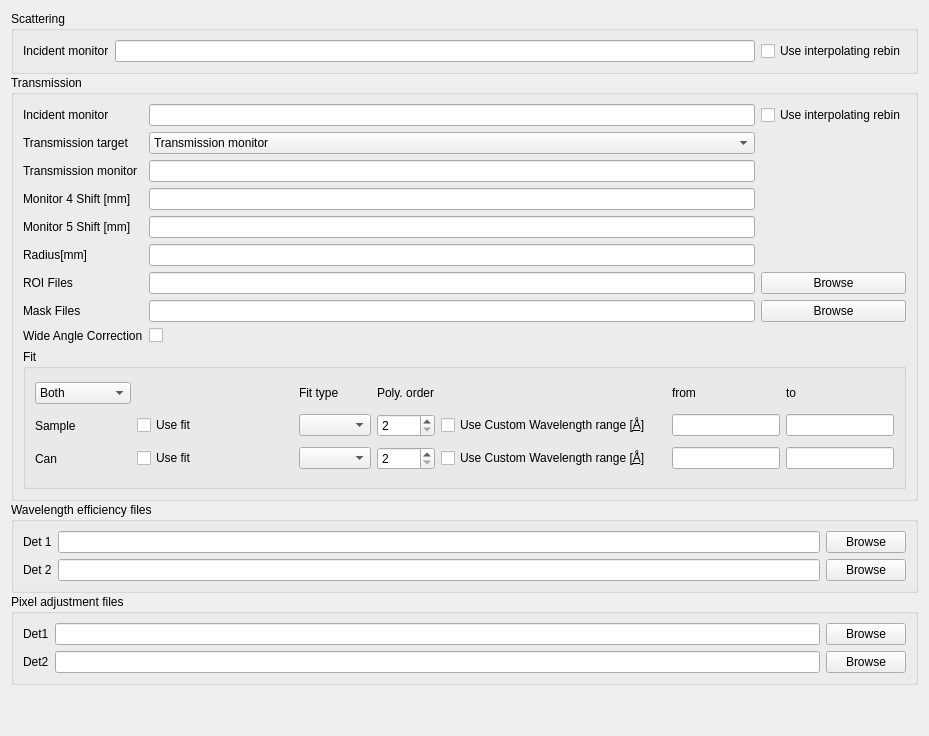
          <widget class="QWidget" name="adjustment_tab">
           <attribute name="title">
            <string>Adjustment</string>
           </attribute>
           <layout class="QVBoxLayout" name="verticalLayout_4" stretch="1,4,1,1,0">
            <property name="spacing">
             <number>1</number>
            </property>
            <item>
             <widget class="QGroupBox" name="monitor_normalization_group_box">
              <property name="toolTip">
               <string>&lt;html&gt;&lt;head/&gt;&lt;body&gt;&lt;p&gt;Settings for the monitor normalization.&lt;/p&gt;&lt;/body&gt;&lt;/html&gt;</string>
              </property>
              <property name="title">
               <string>Scattering</string>
              </property>
              <layout class="QHBoxLayout" name="horizontalLayout_7">
               <item>
                <widget class="QLabel" name="monitor_normalization_monitor_label">
                 <property name="toolTip">
                  <string>&lt;html&gt;&lt;head/&gt;&lt;body&gt;&lt;p&gt;Spectrum number of the incident monitor which is used for monitor normalization.&lt;/p&gt;&lt;/body&gt;&lt;/html&gt;</string>
                 </property>
                 <property name="text">
                  <string>Incident monitor</string>
                 </property>
                </widget>
               </item>
               <item>
                <widget class="QLineEdit" name="monitor_normalization_line_edit">
                 <property name="toolTip">
                  <string>&lt;html&gt;&lt;head/&gt;&lt;body&gt;&lt;p&gt;Spectrum number of the incident monitor which is used for monitor normalization.&lt;/p&gt;&lt;/body&gt;&lt;/html&gt;</string>
                 </property>
                </widget>
               </item>
               <item>
                <widget class="QCheckBox" name="monitor_normalization_interpolating_rebin_check_box">
                 <property name="toolTip">
                  <string>&lt;html&gt;&lt;head/&gt;&lt;body&gt;&lt;p&gt;Selects the type of rebin which is to be used during monitor normalization. If this is checked then a interpolating rebin operation is performed, else a standard rebin operation is used.&lt;/p&gt;&lt;/body&gt;&lt;/html&gt;</string>
                 </property>
                 <property name="text">
                  <string>Use interpolating rebin</string>
                 </property>
                </widget>
               </item>
              </layout>
             </widget>
            </item>
            <item>
             <widget class="QGroupBox" name="transmission_group_box">
              <property name="toolTip">
               <string>&lt;html&gt;&lt;head/&gt;&lt;body&gt;&lt;p&gt;Settings for the transmission calculation.&lt;/p&gt;&lt;/body&gt;&lt;/html&gt;</string>
              </property>
              <property name="title">
               <string>Transmission</string>
              </property>
              <layout class="QGridLayout" name="gridLayout_5">
               <property name="spacing">
                <number>-1</number>
               </property>
               <item row="1" column="1">
                <widget class="QComboBox" name="transmission_target_combo_box">
                 <item>
                  <property name="text">
                   <string>Transmission monitor</string>
                  </property>
                 </item>
                 <item>
                  <property name="text">
                   <string>Region of interest on bank</string>
                  </property>
                 </item>
                </widget>
               </item>
               <item row="4" column="0">
                <widget class="QLabel" name="transmission_mn_5_shift_label">
                 <property name="toolTip">
                  <string>&lt;html&gt;&lt;head/&gt;&lt;body&gt;&lt;p&gt;An option shift of the M5 monitor.&lt;/p&gt;&lt;/body&gt;&lt;/html&gt;</string>
                 </property>
                 <property name="text">
                  <string>Monitor 5 Shift [mm]</string>
                 </property>
                </widget>
               </item>
               <item row="3" column="1">
                <widget class="QLineEdit" name="transmission_mn_4_shift_line_edit">
                 <property name="toolTip">
                  <string>&lt;html&gt;&lt;head/&gt;&lt;body&gt;&lt;p&gt;Distance between beamstop monitor and detector.&lt;/p&gt;&lt;/body&gt;&lt;/html&gt;</string>
                 </property>
                </widget>
               </item>
               <item row="6" column="0">
                <widget class="QLabel" name="transmission_roi_files_label">
                 <property name="toolTip">
                  <string>&lt;html&gt;&lt;head/&gt;&lt;body&gt;&lt;p&gt;A comma-separated list of ROI files which define areas on the bank which contribute to the transmission calculation.&lt;/p&gt;&lt;/body&gt;&lt;/html&gt;</string>
                 </property>
                 <property name="text">
                  <string>ROI Files</string>
                 </property>
                </widget>
               </item>
               <item row="5" column="1">
                <widget class="QLineEdit" name="transmission_radius_line_edit">
                 <property name="toolTip">
                  <string>&lt;html&gt;&lt;head/&gt;&lt;body&gt;&lt;p&gt;A radius that defines a circle which includes all pixels on the bank which contribute to the transmission calculation.&lt;/p&gt;&lt;/body&gt;&lt;/html&gt;</string>
                 </property>
                </widget>
               </item>
               <item row="0" column="2">
                <widget class="QCheckBox" name="transmission_interpolating_rebin_check_box">
                 <property name="toolTip">
                  <string>&lt;html&gt;&lt;head/&gt;&lt;body&gt;&lt;p&gt;Selects the type of rebin which is to be used during transmission calculation. If this is checked then a interpolating rebin operation is performed, else a standard rebin operation is used.&lt;/p&gt;&lt;/body&gt;&lt;/html&gt;</string>
                 </property>
                 <property name="text">
                  <string>Use interpolating rebin</string>
                 </property>
                </widget>
               </item>
               <item row="3" column="0">
                <widget class="QLabel" name="transmission_mn_4_shift_label">
                 <property name="toolTip">
                  <string>&lt;html&gt;&lt;head/&gt;&lt;body&gt;&lt;p&gt;An option shift of the M4 monitor.&lt;/p&gt;&lt;/body&gt;&lt;/html&gt;</string>
                 </property>
                 <property name="text">
                  <string>Monitor 4 Shift [mm]</string>
                 </property>
                </widget>
               </item>
               <item row="0" column="0">
                <widget class="QLabel" name="transmission_incident_monitor_target">
                 <property name="toolTip">
                  <string>&lt;html&gt;&lt;head/&gt;&lt;body&gt;&lt;p&gt;Spectrum number of the incident monitor which is used for transmission calculation.&lt;/p&gt;&lt;/body&gt;&lt;/html&gt;</string>
                 </property>
                 <property name="text">
                  <string>Incident monitor</string>
                 </property>
                </widget>
               </item>
               <item row="0" column="1">
                <widget class="QLineEdit" name="transmission_line_edit">
                 <property name="toolTip">
                  <string>&lt;html&gt;&lt;head/&gt;&lt;body&gt;&lt;p&gt;Spectrum number of the incident monitor which is used for transmission calculation.&lt;/p&gt;&lt;/body&gt;&lt;/html&gt;</string>
                 </property>
                </widget>
               </item>
               <item row="2" column="1">
                <widget class="QLineEdit" name="transmission_monitor_line_edit"/>
               </item>
               <item row="2" column="0">
                <widget class="QLabel" name="transmission_monitor_label">
                 <property name="toolTip">
                  <string>&lt;html&gt;&lt;head/&gt;&lt;body&gt;&lt;p&gt;Spectrum number of the transmission monitor which is used for transmission calculation.&lt;/p&gt;&lt;/body&gt;&lt;/html&gt;</string>
                 </property>
                 <property name="text">
                  <string>Transmission monitor</string>
                 </property>
                </widget>
               </item>
               <item row="5" column="0">
                <widget class="QLabel" name="transmission_radius_label">
                 <property name="toolTip">
                  <string>&lt;html&gt;&lt;head/&gt;&lt;body&gt;&lt;p&gt;A radius that defines a circle which includes all pixels on the bank which contribute to the transmission calculation.&lt;/p&gt;&lt;/body&gt;&lt;/html&gt;</string>
                 </property>
                 <property name="text">
                  <string>Radius[mm]</string>
                 </property>
                </widget>
               </item>
               <item row="6" column="2">
                <widget class="QPushButton" name="transmission_roi_files_push_button">
                 <property name="text">
                  <string>Browse</string>
                 </property>
                </widget>
               </item>
               <item row="6" column="1">
                <widget class="QLineEdit" name="transmission_roi_files_line_edit">
                 <property name="toolTip">
                  <string>&lt;html&gt;&lt;head/&gt;&lt;body&gt;&lt;p&gt;A comma-separated list of ROI files which define areas on the bank which contribute to the transmission calculation.&lt;/p&gt;&lt;/body&gt;&lt;/html&gt;</string>
                 </property>
                </widget>
               </item>
               <item row="4" column="1">
                <widget class="QLineEdit" name="transmission_mn_5_shift_line_edit">
                 <property name="toolTip">
                  <string>&lt;html&gt;&lt;head/&gt;&lt;body&gt;&lt;p&gt;Distance between beamstop monitor and detector.&lt;/p&gt;&lt;/body&gt;&lt;/html&gt;</string>
                 </property>
                </widget>
               </item>
               <item row="1" column="0">
                <widget class="QLabel" name="transmission_target_label">
                 <property name="text">
                  <string>Transmission target</string>
                 </property>
                </widget>
               </item>
               <item row="7" column="0">
                <widget class="QLabel" name="transmission_mask_files_label">
                 <property name="toolTip">
                  <string>&lt;html&gt;&lt;head/&gt;&lt;body&gt;&lt;p&gt;A comma-separated list of MASK files which define areas on the bank which are excluded from the transmission calculation.&lt;/p&gt;&lt;/body&gt;&lt;/html&gt;</string>
                 </property>
                 <property name="text">
                  <string>Mask Files</string>
                 </property>
                </widget>
               </item>
               <item row="7" column="1">
                <widget class="QLineEdit" name="transmission_mask_files_line_edit">
                 <property name="toolTip">
                  <string>&lt;html&gt;&lt;head/&gt;&lt;body&gt;&lt;p&gt;A comma-separated list of MASK files which define areas on the bank which are excluded from the transmission calculation.&lt;/p&gt;&lt;/body&gt;&lt;/html&gt;</string>
                 </property>
                </widget>
               </item>
               <item row="7" column="2">
                <widget class="QPushButton" name="transmission_mask_files_push_button">
                 <property name="text">
                  <string>Browse</string>
                 </property>
                </widget>
               </item>
               <item row="8" column="0">
                <widget class="QLabel" name="wide_angle_label">
                 <property name="text">
                  <string>Wide Angle Correction</string>
                 </property>
                </widget>
               </item>
               <item row="8" column="1">
                <widget class="QCheckBox" name="wide_angle_check_box">
                 <property name="toolTip">
                  <string>Perform a wide angle correction to the transmission</string>
                 </property>
                 <property name="text">
                  <string/>
                 </property>
                </widget>
               </item>
               <item row="9" column="0" colspan="3">
                <widget class="QGroupBox" name="fit_combo_box">
                 <property name="sizePolicy">
                  <sizepolicy hsizetype="Preferred" vsizetype="Preferred">
                   <horstretch>0</horstretch>
                   <verstretch>0</verstretch>
                  </sizepolicy>
                 </property>
                 <property name="minimumSize">
                  <size>
                   <width>0</width>
                   <height>140</height>
                  </size>
                 </property>
                 <property name="toolTip">
                  <string>&lt;html&gt;&lt;head/&gt;&lt;body&gt;&lt;p&gt;Fit options for the transmission calculation. These can be either set for both the Sample and the Can run or separately.&lt;/p&gt;&lt;/body&gt;&lt;/html&gt;</string>
                 </property>
                 <property name="title">
                  <string>Fit</string>
                 </property>
                 <property name="flat">
                  <bool>false</bool>
                 </property>
                 <property name="checkable">
                  <bool>false</bool>
                 </property>
                 <layout class="QGridLayout" name="gridLayout_8">
                  <item row="0" column="0">
                   <widget class="QComboBox" name="fit_selection_combo_box">
                    <property name="toolTip">
                     <string>&lt;html&gt;&lt;head/&gt;&lt;body&gt;&lt;p&gt;Selects if fit options should be the same (Both) for Sample and Can, or if the user should be able to set them separately (Separate).&lt;/p&gt;&lt;/body&gt;&lt;/html&gt;</string>
                    </property>
                    <item>
                     <property name="text">
                      <string>Both</string>
                     </property>
                    </item>
                    <item>
                     <property name="text">
                      <string>Separate</string>
                     </property>
                    </item>
                   </widget>
                  </item>
                  <item row="0" column="1">
                   <spacer name="horizontalSpacer_7">
                    <property name="orientation">
                     <enum>Qt::Horizontal</enum>
                    </property>
                    <property name="sizeHint" stdset="0">
                     <size>
                      <width>156</width>
                      <height>20</height>
                     </size>
                    </property>
                   </spacer>
                  </item>
                  <item row="0" column="2">
                   <widget class="QLabel" name="fit_fit_type_label">
                    <property name="text">
                     <string>Fit type</string>
                    </property>
                   </widget>
                  </item>
                  <item row="0" column="3">
                   <widget class="QLabel" name="fit_polynomial_order_label">
                    <property name="text">
                     <string>Poly. order</string>
                    </property>
                   </widget>
                  </item>
                  <item row="0" column="4">
                   <spacer name="horizontalSpacer_8">
                    <property name="orientation">
                     <enum>Qt::Horizontal</enum>
                    </property>
                    <property name="sizeHint" stdset="0">
                     <size>
                      <width>225</width>
                      <height>20</height>
                     </size>
                    </property>
                   </spacer>
                  </item>
                  <item row="0" column="5">
                   <widget class="QLabel" name="fit_sample_from_label">
                    <property name="text">
                     <string>from</string>
                    </property>
                   </widget>
                  </item>
                  <item row="0" column="6">
                   <widget class="QLabel" name="fit_sample_to_label">
                    <property name="text">
                     <string>to</string>
                    </property>
                   </widget>
                  </item>
                  <item row="1" column="0">
                   <widget class="QLabel" name="fit_sample_label">
                    <property name="text">
                     <string>Sample              </string>
                    </property>
                   </widget>
                  </item>
                  <item row="1" column="1">
                   <widget class="QCheckBox" name="fit_sample_use_fit_check_box">
                    <property name="toolTip">
                     <string>&lt;html&gt;&lt;head/&gt;&lt;body&gt;&lt;p&gt;If fitting should be used&lt;/p&gt;&lt;/body&gt;&lt;/html&gt;</string>
                    </property>
                    <property name="text">
                     <string>Use fit</string>
                    </property>
                   </widget>
                  </item>
                  <item row="1" column="2">
                   <widget class="QComboBox" name="fit_sample_fit_type_combo_box">
                    <property name="toolTip">
                     <string>&lt;html&gt;&lt;head/&gt;&lt;body&gt;&lt;p&gt;If fitting should be used, then this allows for the selection of the fit type.&lt;/p&gt;&lt;/body&gt;&lt;/html&gt;</string>
                    </property>
                   </widget>
                  </item>
                  <item row="1" column="3">
                   <widget class="QSpinBox" name="fit_sample_polynomial_order_spin_box">
                    <property name="toolTip">
                     <string>&lt;html&gt;&lt;head/&gt;&lt;body&gt;&lt;p&gt;If a polynomial fit type was selected, then the polynomial order of the fit can be specified here.&lt;/p&gt;&lt;/body&gt;&lt;/html&gt;</string>
                    </property>
                    <property name="minimum">
                     <number>2</number>
                    </property>
                    <property name="maximum">
                     <number>6</number>
                    </property>
                   </widget>
                  </item>
                  <item row="1" column="4">
                   <widget class="QCheckBox" name="fit_sample_wavelength_combo_box">
                    <property name="text">
                     <string>Use Custom Wavelength range [&amp;Å] </string>
                    </property>
                   </widget>
                  </item>
                  <item row="1" column="5">
                   <widget class="QLineEdit" name="fit_sample_wavelength_min_line_edit">
                    <property name="toolTip">
                     <string>&lt;html&gt;&lt;head/&gt;&lt;body&gt;&lt;p&gt;The beginning of the custom wavelength range.&lt;/p&gt;&lt;/body&gt;&lt;/html&gt;</string>
                    </property>
                   </widget>
                  </item>
                  <item row="1" column="6">
                   <widget class="QLineEdit" name="fit_sample_wavelength_max_line_edit">
                    <property name="toolTip">
                     <string>&lt;html&gt;&lt;head/&gt;&lt;body&gt;&lt;p&gt;The end of the custom wavelength range.&lt;/p&gt;&lt;/body&gt;&lt;/html&gt;</string>
                    </property>
                   </widget>
                  </item>
                  <item row="2" column="0">
                   <widget class="QLabel" name="fit_can_label">
                    <property name="minimumSize">
                     <size>
                      <width>96</width>
                      <height>0</height>
                     </size>
                    </property>
                    <property name="text">
                     <string>Can</string>
                    </property>
                   </widget>
                  </item>
                  <item row="2" column="1">
                   <widget class="QCheckBox" name="fit_can_use_fit_check_box">
                    <property name="toolTip">
                     <string>&lt;html&gt;&lt;head/&gt;&lt;body&gt;&lt;p&gt;If fitting should be used&lt;/p&gt;&lt;/body&gt;&lt;/html&gt;</string>
                    </property>
                    <property name="text">
                     <string>Use fit</string>
                    </property>
                   </widget>
                  </item>
                  <item row="2" column="2">
                   <widget class="QComboBox" name="fit_can_fit_type_combo_box">
                    <property name="toolTip">
                     <string>&lt;html&gt;&lt;head/&gt;&lt;body&gt;&lt;p&gt;If fitting should be used, then this allows for the selection of the fit type.&lt;/p&gt;&lt;/body&gt;&lt;/html&gt;</string>
                    </property>
                   </widget>
                  </item>
                  <item row="2" column="3">
                   <widget class="QSpinBox" name="fit_can_polynomial_order_spin_box">
                    <property name="toolTip">
                     <string>&lt;html&gt;&lt;head/&gt;&lt;body&gt;&lt;p&gt;If a polynomial fit type was selected, then the polynomial order of the fit can be specified here.&lt;/p&gt;&lt;/body&gt;&lt;/html&gt;</string>
                    </property>
                    <property name="minimum">
                     <number>2</number>
                    </property>
                    <property name="maximum">
                     <number>6</number>
                    </property>
                   </widget>
                  </item>
                  <item row="2" column="4">
                   <widget class="QCheckBox" name="fit_can_wavelength_combo_box">
                    <property name="text">
                     <string>Use Custom Wavelength range [&amp;Å] </string>
                    </property>
                   </widget>
                  </item>
                  <item row="2" column="5">
                   <widget class="QLineEdit" name="fit_can_wavelength_min_line_edit">
                    <property name="toolTip">
                     <string>&lt;html&gt;&lt;head/&gt;&lt;body&gt;&lt;p&gt;The beginning of the custom wavelength range.&lt;/p&gt;&lt;/body&gt;&lt;/html&gt;</string>
                    </property>
                   </widget>
                  </item>
                  <item row="2" column="6">
                   <widget class="QLineEdit" name="fit_can_wavelength_max_line_edit">
                    <property name="toolTip">
                     <string>&lt;html&gt;&lt;head/&gt;&lt;body&gt;&lt;p&gt;The end of the custom wavelength range.&lt;/p&gt;&lt;/body&gt;&lt;/html&gt;</string>
                    </property>
                   </widget>
                  </item>
                 </layout>
                </widget>
               </item>
              </layout>
             </widget>
            </item>
            <item>
             <widget class="QGroupBox" name="wavelength_adjustment_group_box">
              <property name="toolTip">
               <string>&lt;html&gt;&lt;head/&gt;&lt;body&gt;&lt;p&gt;The wavelength adjustment files.&lt;/p&gt;&lt;/body&gt;&lt;/html&gt;</string>
              </property>
              <property name="title">
               <string>Wavelength efficiency files</string>
              </property>
              <layout class="QGridLayout" name="gridLayout_11">
               <item row="0" column="1">
                <widget class="QLineEdit" name="wavelength_adjustment_det_1_line_edit">
                 <property name="toolTip">
                  <string>&lt;html&gt;&lt;head/&gt;&lt;body&gt;&lt;p&gt;The path to the wavelength adjustment file for the first detector.&lt;/p&gt;&lt;/body&gt;&lt;/html&gt;</string>
                 </property>
                </widget>
               </item>
               <item row="0" column="0">
                <widget class="QLabel" name="wavelength_adjustment_det_1_label">
                 <property name="toolTip">
                  <string>&lt;html&gt;&lt;head/&gt;&lt;body&gt;&lt;p&gt;The path to the wavelength adjustment file for the first detector.&lt;/p&gt;&lt;/body&gt;&lt;/html&gt;</string>
                 </property>
                 <property name="text">
                  <string>Det 1</string>
                 </property>
                </widget>
               </item>
               <item row="2" column="0">
                <widget class="QLabel" name="wavelength_adjustment_det_2_label">
                 <property name="toolTip">
                  <string>&lt;html&gt;&lt;head/&gt;&lt;body&gt;&lt;p&gt;The path to the wavelength adjustment file for the second detector.&lt;/p&gt;&lt;/body&gt;&lt;/html&gt;</string>
                 </property>
                 <property name="text">
                  <string>Det 2</string>
                 </property>
                </widget>
               </item>
               <item row="2" column="1">
                <widget class="QLineEdit" name="wavelength_adjustment_det_2_line_edit">
                 <property name="toolTip">
                  <string>&lt;html&gt;&lt;head/&gt;&lt;body&gt;&lt;p&gt;The path to the wavelength adjustment file for the second detector.&lt;/p&gt;&lt;/body&gt;&lt;/html&gt;</string>
                 </property>
                </widget>
               </item>
               <item row="0" column="2">
                <widget class="QPushButton" name="wavelength_adjustment_det_1_push_button">
                 <property name="text">
                  <string>Browse</string>
                 </property>
                </widget>
               </item>
               <item row="2" column="2">
                <widget class="QPushButton" name="wavelength_adjustment_det_2_push_button">
                 <property name="text">
                  <string>Browse</string>
                 </property>
                </widget>
               </item>
              </layout>
             </widget>
            </item>
            <item>
             <widget class="QGroupBox" name="pixel_adjustment_group_box">
              <property name="toolTip">
               <string>&lt;html&gt;&lt;head/&gt;&lt;body&gt;&lt;p&gt;The pixel adjustment files.&lt;/p&gt;&lt;/body&gt;&lt;/html&gt;</string>
              </property>
              <property name="title">
               <string>Pixel adjustment files</string>
              </property>
              <layout class="QGridLayout" name="gridLayout_10">
               <item row="1" column="2">
                <widget class="QPushButton" name="pixel_adjustment_det_2_push_button">
                 <property name="text">
                  <string>Browse</string>
                 </property>
                </widget>
               </item>
               <item row="0" column="0">
                <widget class="QLabel" name="pixel_adjustment_det_2_label">
                 <property name="toolTip">
                  <string>&lt;html&gt;&lt;head/&gt;&lt;body&gt;&lt;p&gt;The path to the pixel adjustment file for the first detector.&lt;/p&gt;&lt;/body&gt;&lt;/html&gt;</string>
                 </property>
                 <property name="text">
                  <string>Det1</string>
                 </property>
                </widget>
               </item>
               <item row="1" column="1">
                <widget class="QLineEdit" name="pixel_adjustment_det_2_line_edit">
                 <property name="toolTip">
                  <string>&lt;html&gt;&lt;head/&gt;&lt;body&gt;&lt;p&gt;The path to the pixel adjustment file for the second detector.&lt;/p&gt;&lt;/body&gt;&lt;/html&gt;</string>
                 </property>
                </widget>
               </item>
               <item row="1" column="0">
                <widget class="QLabel" name="pixel_adjustement_det_1_label">
                 <property name="toolTip">
                  <string>&lt;html&gt;&lt;head/&gt;&lt;body&gt;&lt;p&gt;The path to the pixel adjustment file for the second detector.&lt;/p&gt;&lt;/body&gt;&lt;/html&gt;</string>
                 </property>
                 <property name="text">
                  <string>Det2</string>
                 </property>
                </widget>
               </item>
               <item row="0" column="1">
                <widget class="QLineEdit" name="pixel_adjustment_det_1_line_edit">
                 <property name="toolTip">
                  <string>&lt;html&gt;&lt;head/&gt;&lt;body&gt;&lt;p&gt;The path to the pixel adjustment file for the first detector.&lt;/p&gt;&lt;/body&gt;&lt;/html&gt;</string>
                 </property>
                </widget>
               </item>
               <item row="0" column="2">
                <widget class="QPushButton" name="pixel_adjustment_det_1_push_button">
                 <property name="text">
                  <string>Browse</string>
                 </property>
                </widget>
               </item>
              </layout>
             </widget>
            </item>
            <item>
             <spacer name="verticalSpacer_2">
              <property name="orientation">
               <enum>Qt::Vertical</enum>
              </property>
              <property name="sizeHint" stdset="0">
               <size>
                <width>20</width>
                <height>40</height>
               </size>
              </property>
             </spacer>
            </item>
           </layout>
          </widget>
